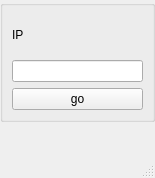
<?xml version="1.0" encoding="UTF-8"?>
<ui version="4.0">
 <class>MainWindow</class>
 <widget class="QMainWindow" name="MainWindow">
  <property name="geometry">
   <rect>
    <x>0</x>
    <y>0</y>
    <width>155</width>
    <height>178</height>
   </rect>
  </property>
  <property name="windowTitle">
   <string>MainWindow</string>
  </property>
  <widget class="QWidget" name="centralwidget">
   <widget class="QGroupBox" name="groupBox">
    <property name="geometry">
     <rect>
      <x>0</x>
      <y>0</y>
      <width>155</width>
      <height>122</height>
     </rect>
    </property>
    <property name="title">
     <string/>
    </property>
    <layout class="QVBoxLayout" name="verticalLayout">
     <item>
      <widget class="QLabel" name="label">
       <property name="text">
        <string>IP</string>
       </property>
      </widget>
     </item>
     <item>
      <widget class="QLineEdit" name="adress"/>
     </item>
     <item>
      <widget class="QPushButton" name="pushButton">
       <property name="text">
        <string>go</string>
       </property>
      </widget>
     </item>
    </layout>
   </widget>
  </widget>
  <widget class="QMenuBar" name="menubar">
   <property name="geometry">
    <rect>
     <x>0</x>
     <y>0</y>
     <width>155</width>
     <height>24</height>
    </rect>
   </property>
  </widget>
  <widget class="QStatusBar" name="statusbar"/>
 </widget>
 <resources/>
 <connections/>
</ui>
